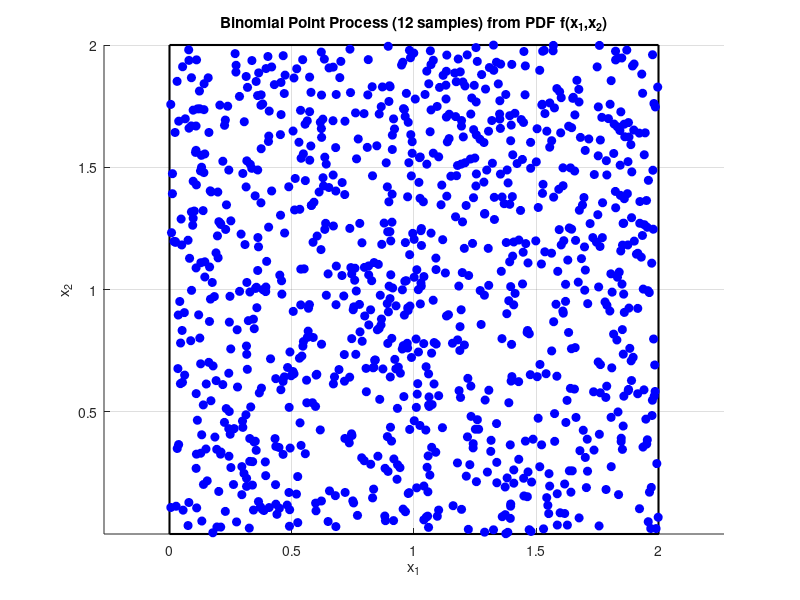
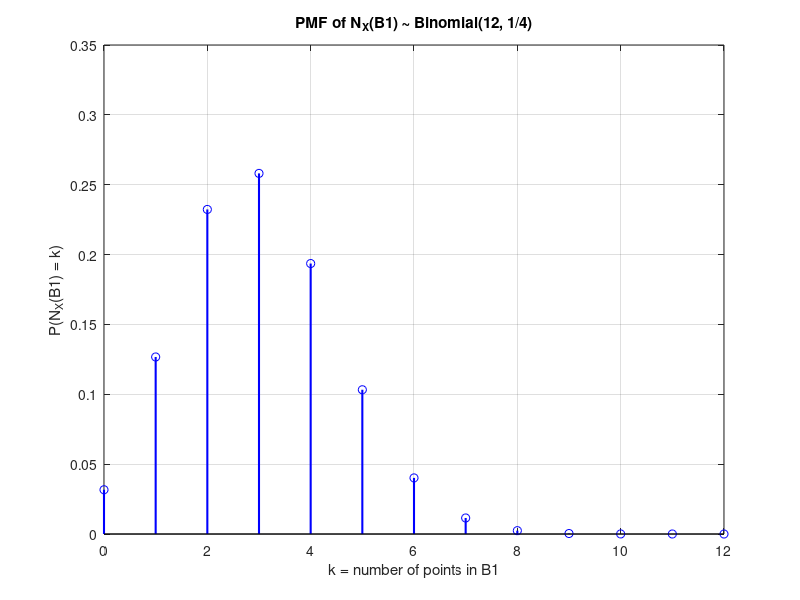

These charts were generated, in order, by the following MATLAB code: (Note: this script raises an error after producing the figures.)
%% Problem 2: Binomial and Poisson Point Processes
clc; clear; close all;

%% a) Simulate and plot realizations 
% --- Define region ---
Sx = [0 2];
Sy = [0 2];
n = 1e3;  % number of points

% --- Define PDF function ---
% For now: uniform over S (1/area)
f = @(x,y) (x >= 0 & x <= 2 & y >= 0 & y <= 2) * (1/4);

% If you want a non-uniform example later, try this:
% f = @(x,y) (x >= 0 & x <= 2 & y >= 0 & y <= 2) .* (x + y) / 8;

% --- Generate random samples according to f(x,y) ---
Ntrial = 1e5;  % number of trial points for rejection sampling
x_trial = 2 * rand(Ntrial,1);
y_trial = 2 * rand(Ntrial,1);

% Compute f(x,y) for trial points
f_vals = arrayfun(f, x_trial, y_trial);
f_max = max(f_vals);  % upper bound for rejection sampling

% Rejection sampling
accepted_x = [];
accepted_y = [];

while numel(accepted_x) < n
    x_cand = 2 * rand;
    y_cand = 2 * rand;
    u = rand * f_max;   % random height
    if u <= f(x_cand, y_cand)
        accepted_x(end+1,1) = x_cand;
        accepted_y(end+1,1) = y_cand;
    end
end

% --- Plot ---
figure;
hold on; grid on; axis equal;
rectangle('Position',[0 0 2 2],'EdgeColor','k','LineWidth',1.5);
plot(accepted_x, accepted_y, 'bo', 'MarkerFaceColor', 'b');
xlabel('x_1'); ylabel('x_2');
title('Binomial Point Process (12 samples) from PDF f(x_1,x_2)');
% it is uniform disb
% The S region is 2x2 = 4
% Where Density is 1/4
% Means uniformly distributed points over the square

%% (b) Region count distribution for B1 = [0,1]x[0,1]
n = 12;              % total number of points in the BPP
p = 1/4;             % probability that a point falls in B1
x = 0:n;             % possible counts

% Binomial PMF
pmf = binopdf(x, n, p);

% Plot PMF
figure;
stem(x, pmf, 'b', 'LineWidth', 1.5);
xlabel('k = number of points in B1');
ylabel('P(N_X(B1) = k)');
title('PMF of N_X(B1) ~ Binomial(12, 1/4)');
grid on;

% Expected value and variance
mean_NB1 = n * p;
var_NB1 = n * p * (1 - p);

fprintf('Exercise 14.2 b)\n')
fprintf('Expected number of points in B1 = %.2f\n', mean_NB1);
fprintf('Variance = %.2f\n', var_NB1);

%% (c) Empirical distribution of N_X(B1) over many realizations

% Simulation parameters
numRealizations = 1e4;  % number of independent realizations
n = 12;                 % number of points in each realization
Sx = [0 2];
Sy = [0 2];
B1x = [0 1];
B1y = [0 1];

NX_B1 = zeros(numRealizations,1);  % store counts

for i = 1:numRealizations
    % Generate one realization (n uniform points in S)
    x = 2 * rand(n,1);
    y = 2 * rand(n,1);

    % Count how many points fall inside B1
    inside = (x >= B1x(1) & x <= B1x(2)) & (y >= B1y(1) & y <= B1y(2));
    NX_B1(i) = sum(inside);
end

% --- Plot histogram ---
figure;
histogram(NX_B1, 'Normalization', 'pdf', 'FaceColor', [0.3 0.7 0.9]);
hold on;

% --- Theoretical Binomial PMF ---
xvals = 0:n;
p = 1/4;
pmf = binopdf(xvals, n, p);
stem(xvals, pmf, 'r', 'LineWidth', 1.5);
legend('Empirical (histogram)', 'Theoretical Binomial PMF', 'Location', 'best');
xlabel('k = number of points in B1');
ylabel('Probability');
title('Empirical Distribution of N_X(B1) vs. Theoretical Binomial PMF');
grid on;

% --- Print mean and variance comparison ---
mean_emp = mean(NX_B1);
var_emp = var(NX_B1);

fprintf('\nExercise 14.2 (c)\n');
fprintf('Empirical mean of N_X(B1) = %.2f (theoretical = %.2f)\n', mean_emp, n*p);
fprintf('Empirical variance of N_X(B1) = %.2f (theoretical = %.2f)\n', var_emp, n*p*(1-p));

%% (d) Joint region counts for B1 and B2 = S \ B1

% Simulation parameters
numRealizations = 1e4;
n = 12;
Sx = [0 2];
Sy = [0 2];
B1x = [0 1];
B1y = [0 1];

NX_B1 = zeros(numRealizations,1);
NX_B2 = zeros(numRealizations,1);

for i = 1:numRealizations
    % Generate one realization (n uniform points in S)
    x = 2 * rand(n,1);
    y = 2 * rand(n,1);

    % Count points in B1
    inside_B1 = (x >= B1x(1) & x <= B1x(2)) & (y >= B1y(1) & y <= B1y(2));
    NX_B1(i) = sum(inside_B1);

    % Points in B2 = S \ B1 (the rest)
    NX_B2(i) = n - NX_B1(i);
end

% --- Scatter plot ---
figure;
scatter(NX_B1, NX_B2, 10, 'filled');
xlabel('N_X(B_1)');
ylabel('N_X(B_2)');
title('Scatter of Region Counts: N_X(B1) vs N_X(B2)');
grid on;

% --- Compute correlation ---
corr_val = corr(NX_B1, NX_B2);

fprintf('\nExercise 14.2 (d)\n');
fprintf('Correlation between N_X(B1) and N_X(B2): %.3f\n', corr_val);

% The scatter plot will form a perfect diagonal line with negative slope
% (because they are fully negatively correlated)
%% Visualize one realization showing S, B1, and B2 regions

n = 12; % number of points per realization
Sx = [0 2];
Sy = [0 2];
B1x = [0 1];
B1y = [0 1];

% --- Generate one realization ---
x = 2 * rand(n,1);
y = 2 * rand(n,1);

% --- Classify points ---
inside_B1 = (x >= B1x(1) & x <= B1x(2)) & (y >= B1y(1) & y <= B1y(2));
inside_B2 = ~inside_B1;

% --- Plot ---
figure;
hold on; axis equal; grid on;

% Region S
rectangle('Position',[Sx(1) Sy(1) diff(Sx) diff(Sy)], ...
          'EdgeColor','k','LineWidth',1.5);

% Subregion B1
rectangle('Position',[B1x(1) B1y(1) diff(B1x) diff(B1y)], ...
          'EdgeColor','b','LineWidth',2);

% Plot points in B1 and B2 with different colors
plot(x(inside_B1), y(inside_B1), 'bo', 'MarkerFaceColor', 'b', 'DisplayName','Points in B1');
plot(x(inside_B2), y(inside_B2), 'ro', 'MarkerFaceColor', 'r', 'DisplayName','Points in B2');

xlabel('x_1'); ylabel('x_2');
title('One Realization of Binomial Point Process: B1 and B2 Highlighted');
legend show;

% --- Count results ---
NX_B1 = sum(inside_B1);
NX_B2 = sum(inside_B2);

fprintf('\nExercise 14.2 (e)\n');
fprintf('Points in B1 = %d, Points in B2 = %d (Total = %d)\n', NX_B1, NX_B2, n);




%% (e) Generate and plot realizations of a Poisson Point Process (PPP)

clc;
% Area of S = 4
lambda0 = 3;  % intensity (points per unit area)
% Mean for poission = Area(s) * lambda0
Sx = [0 2];
Sy = [0 2];
areaS = diff(Sx) * diff(Sy);

% Random number of points ~ Poisson(lambda0 * area)
N_points = poissrnd(lambda0 * areaS);

% Generate uniform point locations
xY = 2 * rand(N_points,1);
yY = 2 * rand(N_points,1);

% Plot realization
figure;
hold on; axis equal; grid on;
rectangle('Position',[0 0 2 2],'EdgeColor','k','LineWidth',1.5);
plot(xY, yY, 'ko', 'MarkerFaceColor','g');
xlabel('y_1'); ylabel('y_2');
title(sprintf('Poisson Point Process: λ₀ = %.1f, N = %d points', lambda0, N_points));

fprintf('\nExercise (e)-(f)\n');
fprintf('Mean expected points = λ₀ × Area = %.2f × 4 = %.2f\n', lambda0, lambda0*areaS);
fprintf('Actual points in this realization: %d\n', N_points);

% Poisson random variables are random — they fluctuate around the mean.
%% (g) Region count distribution for B1 = [0,1]x[0,1]
B1x = [0 1];
B1y = [0 1];
areaB1 = diff(B1x) * diff(B1y);

% The region count N_Y(B1) ~ Poisson(λ₀ × |B1|)
lambda_B1 = lambda0 * areaB1;
xvals = 0:15;
pmf = poisspdf(xvals, lambda_B1);

% Plot PMF
figure;
stem(xvals, pmf, 'r', 'LineWidth', 1.5);
xlabel('k = number of points in B1');
ylabel('P(N_Y(B1) = k)');
title(sprintf('PMF of N_Y(B1) ~ Poisson(λ₀ × |B1|) = Poisson(%.2f)', lambda_B1));
grid on;

fprintf('Exercise (g)\n');
fprintf('Expected number of points in B1 = %.2f\n', lambda_B1);
fprintf('Variance = %.2f\n', lambda_B1);

%% (h) Empirical histogram of region counts over many realizations

numRealizations = 1e4;
NY_B1 = zeros(numRealizations,1);

for i = 1:numRealizations
    % Random number of points in this realization
    N_pts = poissrnd(lambda0 * areaS);
    x = 2 * rand(N_pts,1);
    y = 2 * rand(N_pts,1);

    % Count how many fall inside B1
    inside_B1 = (x >= B1x(1) & x <= B1x(2)) & (y >= B1y(1) & y <= B1y(2));
    NY_B1(i) = sum(inside_B1);
end

% --- Histogram vs PMF ---
figure;
histogram(NY_B1, 'Normalization', 'pdf', 'FaceColor', [0.4 0.8 0.4]);
hold on;
stem(xvals, pmf, 'r', 'LineWidth', 1.5);
xlabel('k = number of points in B1');
ylabel('Probability');
title('Empirical Histogram of N_Y(B1) vs Theoretical Poisson PMF');
legend('Empirical', 'Theoretical PMF');
grid on;

fprintf('Exercise (h)\n');
fprintf('Empirical mean = %.2f, theoretical mean = %.2f\n', mean(NY_B1), lambda_B1);
fprintf('Empirical variance = %.2f, theoretical variance = %.2f\n', var(NY_B1), lambda_B1);

%% (i) Scatter plot of region counts N_Y(B1) vs N_Y(B2)
B2_area = areaS - areaB1;  % = 3
NY_B2 = zeros(numRealizations,1);

for i = 1:numRealizations
    N_pts = poissrnd(lambda0 * areaS);
    x = 2 * rand(N_pts,1);
    y = 2 * rand(N_pts,1);

    inside_B1 = (x >= B1x(1) & x <= B1x(2)) & (y >= B1y(1) & y <= B1y(2));
    NY_B1(i) = sum(inside_B1);
    NY_B2(i) = N_pts - NY_B1(i);
end

figure;
scatter(NY_B1, NY_B2, 10, 'filled');
xlabel('N_Y(B_1)');
ylabel('N_Y(B_2)');
title('Scatter of Region Counts for Poisson Point Process');
grid on;

% Correlation
corr_val = corr(NY_B1, NY_B2);

fprintf('Exercise (i)\n');
fprintf('Correlation between N_Y(B1) and N_Y(B2): %.3f\n', corr_val);


% This is exactly what we expect from a PoissonPP, because 
% N_Y(B1) and N_Y(B2) are independent Poisson random variables.
%
% Most of the points are clustered around:
%
% N_Y(B1) ≈ 3   (mean for B1, area = 1 × 1, λ₀ = 3)
% N_Y(B2) ≈ 9   (mean for B2, area = 3, λ₀ = 3)
%
% There's no strict negative correlation, unlike the BinomialPP case.
% Because the PoissonPP has a random (potentially infinite) number of points,
% counts in different regions are independent, so knowing N_Y(B1) gives no 
% information about N_Y(B2).
